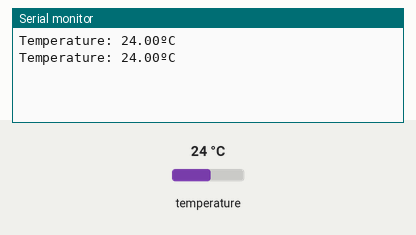
This sketch was run on a simulated Arduino Uno, built with avr-gcc and run on an emulated ATmega328P. Shown: the last lines printed to the serial monitor. The test bench sets the inputs (shaded band); at power-on: temperature 24 °C.

Above: at 3.3 s.
3.4 s: temperature set to 12 °C
At 5.5 s:
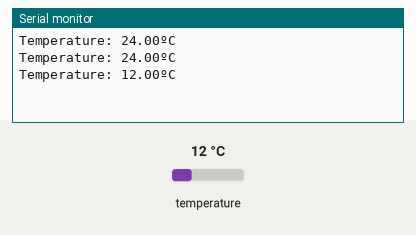
5.9 s: temperature set to 19 °C
At 6.8 s:
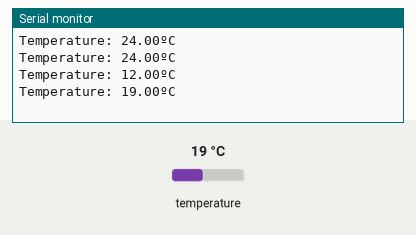
Timing chart, 0 to 8.9 s (numbered marks = the images above; inputs shaded):
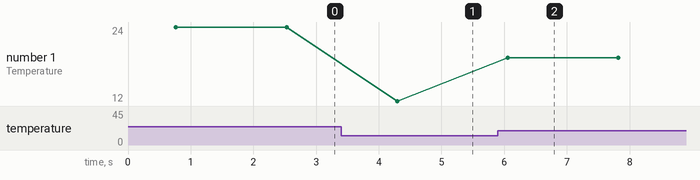

Measured:
- after the input at 3.4 s, the serial monitor: prints a new line after 0.89 s (image 1)
- after the input at 5.9 s, the serial monitor: prints a new line after 0.16 s (image 2)
- plotted number 1: 24 → 12 after the input at 3.4 s, 12 → 19 after the input at 5.9 s

The sketch:

4._DS18B20_Sensor_Program.ino
```cpp
#include <DallasTemperature.h>
#include <OneWire.h>
int sensorPin = 2;
OneWire oneWire (sensorPin);
DallasTemperature sensor (&oneWire);

void setup() {
   Serial.begin (9600);
}

void loop() {
  sensor.requestTemperatures ();
  float temp = sensor.getTempCByIndex (0);
  Serial.print ("Temperature: ");
  Serial.print (temp);
  Serial.println ("ºC");
  delay (1000);
}

//code written by vel
```
